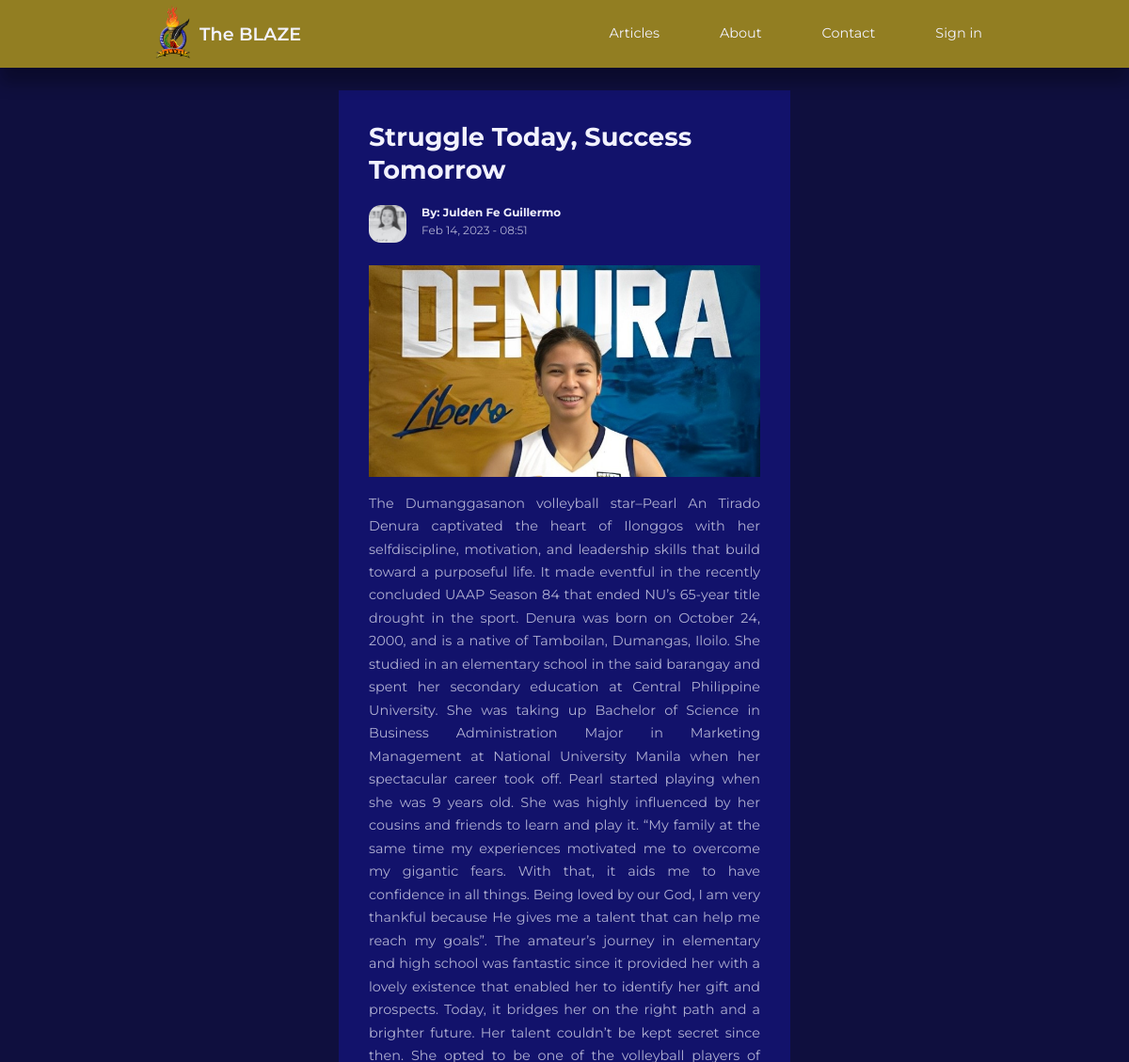
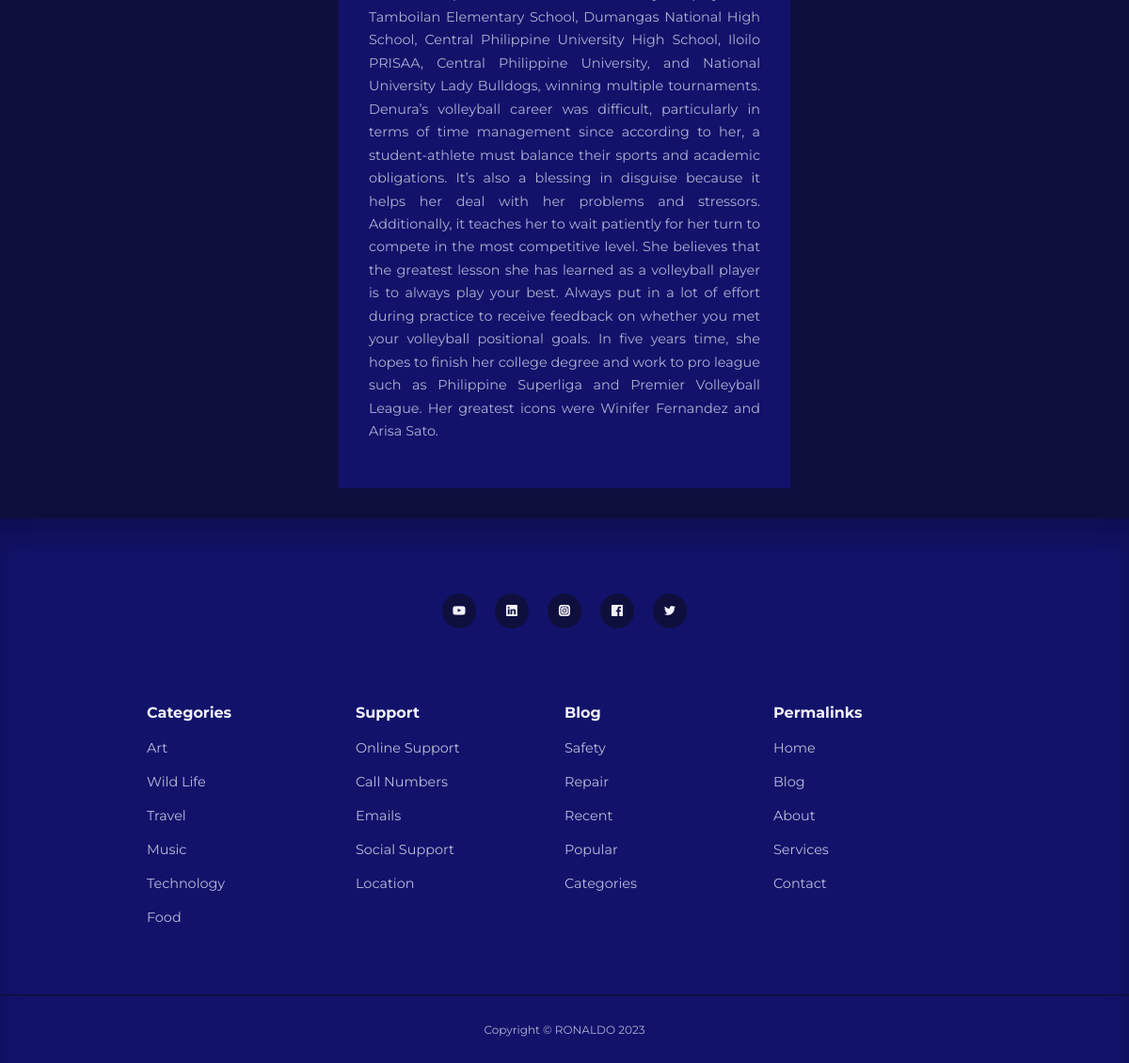
Page /post.php?id=27 on the committed database (2 pictures, top to bottom).
### tables this page shows
CREATE TABLE `posts` (
  `id` int(11) UNSIGNED NOT NULL,
  `title` varchar(255) NOT NULL,
  `body` text NOT NULL,
  `thumbnail` varchar(255) NOT NULL,
  `date_time` timestamp NOT NULL DEFAULT current_timestamp(),
  `category_id` int(11) UNSIGNED DEFAULT NULL,
  `author_id` int(11) UNSIGNED NOT NULL,
  `is_featured` tinyint(1) NOT NULL
);

CREATE TABLE `users` (
  `id` int(11) UNSIGNED NOT NULL,
  `firstname` varchar(50) NOT NULL,
  `lastname` varchar(50) NOT NULL,
  `username` varchar(50) NOT NULL,
  `email` varchar(100) NOT NULL,
  `password` varchar(255) NOT NULL,
  `avatar` varchar(255) NOT NULL,
  `is_admin` tinyint(1) NOT NULL
);

### post.php (the view)
<?php
include 'components/header.php';
if (isset($_GET['id'])) {
    $id = filter_var($_GET['id'], FILTER_SANITIZE_NUMBER_INT);
    $query = "SELECT * FROM posts WHERE id=$id";
    $result = mysqli_query($connection, $query);
    $post = mysqli_fetch_assoc($result);
} else {
    header('location: ' . ROOT_URL . 'blog.php');
    die();
}
?>
<section class="singlepost">
    <div class="container singlepost__container">
        <h2><?= $post['title'] ?></h2>
        <div class="post__author">
            <?php
            $author_id = $post['author_id'];
            $author_query = "SELECT * FROM users WHERE id=$author_id";
            $author_result = mysqli_query($connection, $author_query);
            $author = mysqli_fetch_assoc($author_result);
            ?>
            <div class="post__author-avatar">
                <img src="./images/<?= $author['avatar'] ?>">
            </div>
            <div class="post__author-info">
                <h5>By: <?= "{$author['firstname']} {$author['lastname']}" ?></h5>
                <small>
                    <?= date("M d, Y - H:i", strtotime($post['date_time'])) ?>
                </small>
            </div>
        </div>
        <div class="singlepost__thumbnail">
            <img src="./images/<?= $post['thumbnail'] ?>">
        </div>
        <p>
            <?= $post['body'] ?>
        </p>
    </div>
</section>
<?php
include 'components/footer.php';
?>

### css/style.css (style rules this page uses)
:root { --color-primary: #927e22; --color-primary-light: hsla(242, 100%, 54%, 0.18); --color-primary-variant: #beae62; --color-red: #da0f3f; --color-red-light: hsl(346, 87%, 46%, 15%); --color-green: #00c476; --color-green-light: hsl(156, 100%, 38%, 15%); --color-gray-900: #12126b; --color-gray-700: #131181; --color-gray-300: rgba(242, 242, 254, 0.3); --color-gray-200: rgba(242, 242, 254, 0.7); --color-white: #f2f2fe; --color-bg: #0f0f3e; --transition: all 300ms ease; --container-width-lg: 74%; --container-width-md: 88%; --form-width: 40%; --card-border-radius-1: 0.3rem; --card-border-radius-2: 0.5rem; --card-border-radius-3: 0.8rem; --card-border-radius-4: 2rem; --card-border-radius-5: 5rem; }
* { margin: 0; padding: 0; outline: 0; border: 0; appearance: 0; list-style: none; text-decoration: none; box-sizing: border-box; }
body { font-family: 'Montserrat', sans-serif; line-height: 1.6; color: var(--color-gray-200); overflow-x: hidden; background: var(--color-bg); font-size: 0.9rem; }
.container { width: var(--container-width-lg); max-width: 1800px; margin-inline: auto; }
section { margin-top: 3rem; width: 100vw; }
h1, h2, h3, h4, h5 { color: var(--color-white); line-height: 1.3; }
h2 { font-size: 1.7rem; margin: 1rem 0; }
img { display: block; width: 100%; object-fit: cover; }
.post__author { display: flex; gap: 1rem; margin-top: 1.2rem; }
.post__author-avatar { width: 2.5rem; height: 2.5rem; border-radius: var(--card-border-radius-3); overflow: hidden; }
.singlepost { margin: 6rem 0 2rem; }
.singlepost__container { width: var(--form-width); background: var(--color-gray-900); padding: 1rem 2rem 3rem; }
.singlepost__thumbnail { margin: 1.5rem 0 1rem ; }
.singlepost__container p { margin-top: 1rem; line-height: 1.7; text-align: justify; }

### rows in the picture
posts: title "Struggle Today, Success Tomorrow", date_time "Feb 14, 2023 - 08:51", thumbnail (picture), body "The Dumanggasanon volleyball star–Pearl An Tirado Denura captivated the heart of Ilonggos with her selfdiscipline, motivation, and leadership skills that build toward a purposeful life. It made eventful in the recently concluded UAAP Season 84 that ended NU’s 65-year title drought in the sport. Denura was born on October 24, 2000, and is a native of Tamboilan, Dumangas, Iloilo. She studied in an elementary school in the said barangay and spent her secondary education at Central Philippine University. She was taking up Bachelor of Science in Business Administration Major in Marketing Management at National University Manila when her spectacular career took off. Pearl started playing when she…"
users: avatar (picture), firstname "Julden Fe", lastname "Guillermo"
